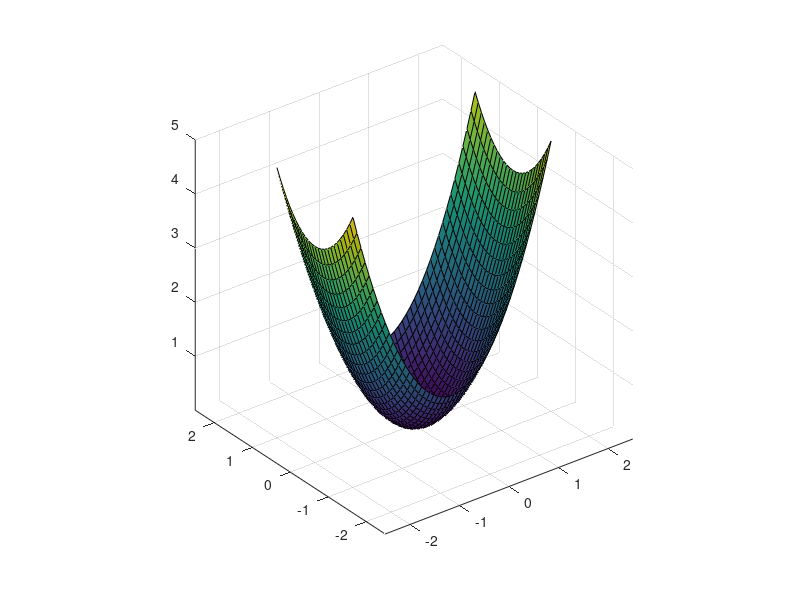

The MATLAB source for this figure: (Note: this script raises an error after producing the figure.)
xa = linspace(-2,2,50);
ya = linspace(-1,1,25);

[Y, X]=meshgrid(ya, xa);

D = X.^2 +Y.^2;
% pcolor(xa, ya, D');
surf(xa, ya, D');
% shading interp;
shading faceted;
% shading flat;
axis equal tight;

camlight; lighting phong;
view(25, 45);